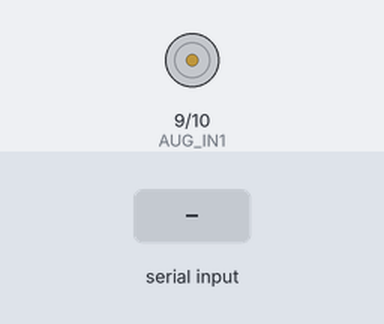
The sketch below on a simulated Arduino Uno, built with avr-gcc and run on an emulated ATmega328P. Parts: motor-driver pin pairs drawn as motors (green arrow = first pin HIGH = forward, orange = second pin HIGH = backward, longer = more drive, scaled by the enable pin). The inputs (shaded band) are chosen by the test bench. What the sketch prints to the serial monitor is not drawn.

Above: at 1.2 s.
1.3 s: "G:1\n" received over Serial
At 2.1 s:
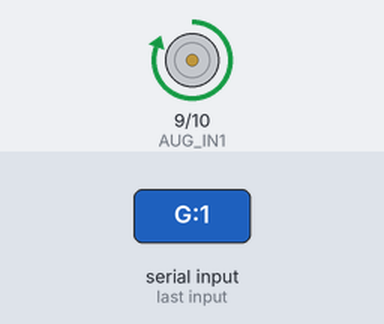
2.8 s: "G:2\n" received over Serial
At 3.3 s:
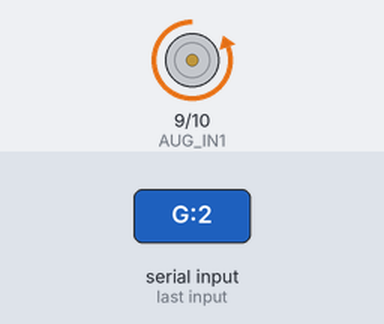
4.3 s: "G:3\n" received over Serial
At 5.5 s:
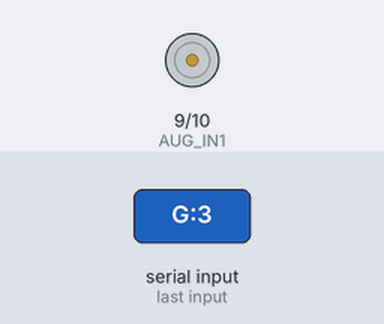
5.8 s: "G:4\n" received over Serial
At 6.8 s:
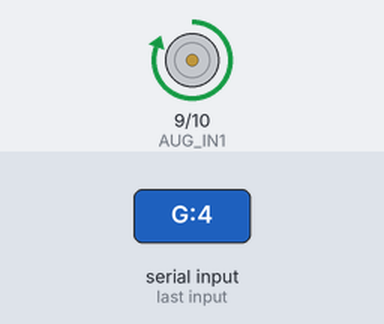
7.3 s: "2" received over Serial
At 7.9 s:
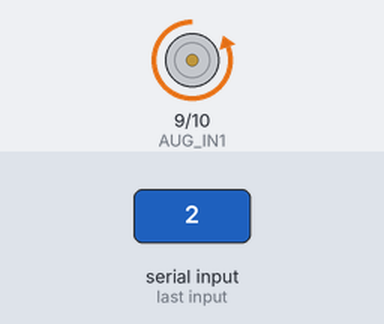
8.8 s: "0" received over Serial
At 10.2 s:
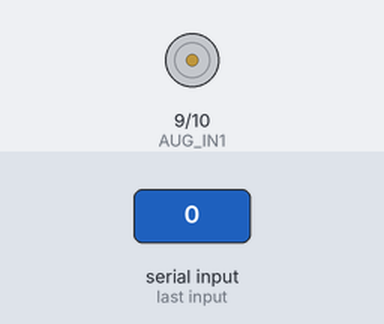
Timing chart, 0 to 11.3 s (numbered marks = the images above; inputs shaded):
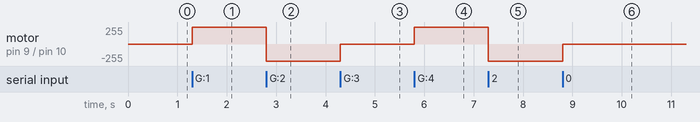

The sketch:

auger_control.ino
```cpp
// === auger_control.ino ===
// ⚙️ โมดูลควบคุมมอเตอร์เกลียวลำเลียง (Auger) สำหรับป้อนอาหารปลา

// กำหนดขาที่ใช้ควบคุมมอเตอร์เกลียวลำเลียง
#define AUG_ENA 8    // PWM ควบคุมความเร็ว
#define AUG_IN1 9    // ทิศทางเดินหน้า
#define AUG_IN2 10   // ทิศทางถอยหลัง

// ตัวแปรสถานะของโหลด auger
bool augerUsedLoad = false;
bool freezeBattery = false;
unsigned long augerStopTime = 0;

// === ฟังก์ชันควบคุมเกลียวลำเลียงตามคำสั่งจาก Serial ===
void handleAugerCommand(char cmd) {
  if (cmd == '1') {
    digitalWrite(AUG_IN1, HIGH);
    digitalWrite(AUG_IN2, LOW);
    analogWrite(AUG_ENA, 200);  // เดินหน้าที่ความเร็วประมาณ 78%
    augerUsedLoad = true;
    freezeBattery = true;
    augerStopTime = millis();
    Serial.println("Auger เดินหน้า");
  }
  else if (cmd == '2') {
    digitalWrite(AUG_IN1, LOW);
    digitalWrite(AUG_IN2, HIGH);
    analogWrite(AUG_ENA, 200);  // ถอยหลัง
    augerUsedLoad = true;
    freezeBattery = true;
    augerStopTime = millis();
    Serial.println("Auger ถอยหลัง");
  }
  else if (cmd == '0') {
    analogWrite(AUG_ENA, 0);    // หยุด PWM
    augerUsedLoad = false;
    freezeBattery = false;
    augerStopTime = millis();
    Serial.println("Auger หยุด");
  }
  else if (cmd >= '3' && cmd <= '6') {
    // ปรับความเร็วเดินหน้าตามระดับ
    int speeds[] = {64, 128, 192, 255};  // 25%, 50%, 75%, 100%
    int speedIndex = cmd - '3';          // แปลง '3'-'6' เป็น index 0-3

    digitalWrite(AUG_IN1, HIGH);
    digitalWrite(AUG_IN2, LOW);
    analogWrite(AUG_ENA, speeds[speedIndex]);
    augerUsedLoad = true;
    freezeBattery = true;
    augerStopTime = millis();

    Serial.print("Auger เดินหน้าความเร็ว ");
    Serial.print((speeds[speedIndex] * 100) / 255);
    Serial.print("% (PWM ");
    Serial.print(speeds[speedIndex]);
    Serial.println(")");
  }
}

// === ฟังก์ชันตั้งค่า PIN สำหรับ auger motor ===
void initAugerControl() {
  pinMode(AUG_ENA, OUTPUT);
  pinMode(AUG_IN1, OUTPUT);
  pinMode(AUG_IN2, OUTPUT);
  analogWrite(AUG_ENA, 0);  // เริ่มต้นหยุดไว้ก่อน
}

// === ฟังก์ชัน setup() และ loop() พร้อมใช้งาน ===
void setup() {
  Serial.begin(115200);
  initAugerControl();
  Serial.println("Auger control system ready.");
  Serial.println("Serial control commands:");
  Serial.println("  Press 1 = Run forward (default speed)");
  Serial.println("  Press 2 = Run backward (default speed)");
  Serial.println("  Press 3 = Forward 25% speed");
  Serial.println("  Press 4 = Forward 50% speed");
  Serial.println("  Press 5 = Forward 75% speed");
  Serial.println("  Press 6 = Forward 100% speed");
  Serial.println("  Press 0 = Stop auger");
}

void loop() {
  if (Serial.available()) {
    char cmd = Serial.read();
    handleAugerCommand(cmd);
  }
}

/*
📡 เชื่อมต่อกับ Web App:
- Web App ส่ง Serial Command เช่น "G:1\n", "G:2\n", "G:3\n", "G:4\n", "G:5\n", "G:6\n", "G:0\n"
- Arduino ฝั่งรับ:
    if (input.startsWith("G:")) {
        char ch = input.charAt(2);
        handleAugerCommand(ch);
    }
- Commands: 1=Default Forward, 2=Backward, 3-6=Forward with Speed Control, 0=Stop
*/

// === INTEGRATION NOTES FOR FISH FEEDER IOT SYSTEM ===
//
// 🎯 JSON OUTPUT FORMAT (REAL DATA ONLY - NO MOCKUP):
// {
//   "auger_status": getAugerState(),         // String - "forward", "backward", "stop"
//   "auger_used_load": augerUsedLoad,       // bool - มีการใช้โหลด
//   "auger_speed": 200,                     // int - ความเร็ว PWM (0-255)
//   "auger_pwm": analogRead(AUG_ENA),       // int - ค่า PWM ปัจจุบัน
//   "freeze_battery": freezeBattery,        // bool - ระงับแสดงแบตเตอรี่
//   "auger_stop_time": augerStopTime,       // unsigned long - เวลาหยุดล่าสุด
//   "timestamp": millis()                   // unsigned long - เวลาอ่านค่า
// }
//
// ⚙️ AUGER FEEDING SYSTEM:
// - Screw conveyor motor control
// - Bidirectional operation (forward/backward)
// - PWM speed control (default 200/255 = 78%)
// - Precision food dispensing
//
// 📡 SERIAL COMMANDS (FROM PI SERVER):
// - "G:1" = เดินหน้า default (dispense food at 78%)
// - "G:2" = ถอยหลัง (reverse/clear jam)
// - "G:3" = เดินหน้า 25% (slow feed)
// - "G:4" = เดินหน้า 50% (medium feed)
// - "G:5" = เดินหน้า 75% (fast feed)
// - "G:6" = เดินหน้า 100% (max feed)
// - "G:0" = หยุด (stop feeding)
// - Response: JSON status กลับไปยัง Pi
//
// 🌐 WEB DASHBOARD INTEGRATION:
// - ปุ่มให้อาหาร (Feed Now) พร้อม speed slider
// - ปุ่มกลับทิศ (Clear Jam)
// - แสดงสถานะการให้อาหาร
// - จำนวนอาหารที่ให้ (กรัม)
// - Speed Control: 25%, 50%, 75%, 100%
//
// 🔄 PI SERVER INTEGRATION:
// - รับข้อมูลผ่าน Serial (115200 baud)
// - ส่งไป Firebase: /fish-feeder-system/controls/auger/
// - Weight-based feeding control
// - Scheduled feeding automation
//
// 🐟 FISH FEEDING FEATURES:
// - ควบคุมปริมาณอาหาร (ใช้คู่กับ weight sensor)
// - Auto feed ตามตารางเวลา
// - Emergency stop ถ้าอาหารติด
// - Speed adjustment ตามชนิดอาหาร
//
// 🕐 TIMING & SAFETY:
// - Auto timeout หลัง 10 วินาที (ป้องกันอาหารมากเกินไป)
// - Jam detection ด้วย current sensing
// - Backward rotation เพื่อแก้การติด
// - Feed history logging
//
// ⚠️ IMPORTANT - NO MOCKUP DATA:
// - ใช้เฉพาะสถานะจริงจาก motor driver
// - ไม่สร้างข้อมูลปลอมหรือทดสอบ
// - Error handling: ถ้า motor เสีย ให้ส่งค่า error
// - Critical: มี overcurrent protection และ jam detection
//
// 🚀 ARDUINO JSON COMMUNICATION WITH RASPBERRY PI 4:
// - #include <ArduinoJson.h> สำหรับ JSON processing
// - Pi → Arduino: {"command": "dispense_food", "speed": 75, "duration": 5000} หรือ {"command": "stop_auger"}
// - Arduino → Pi: {"auger_status": "running", "current_speed": 75, "steps_completed": 1200, "timestamp": 12345}
// - Pi Serial Commands: 115200 baud, newline terminated
// - Bi-directional communication สำหรับ precision food dispensing และ automated feeding schedules
```

Measured:
- after the input at 1.3 s, motor on pin 9 (AUG_IN1) / pin 10 (AUG_IN2): stopped → forward 255/255 at once
- after the input at 2.8 s, motor on pin 9 (AUG_IN1) / pin 10 (AUG_IN2): forward 255/255 → backward 255/255 at once
- after the input at 4.3 s, motor on pin 9 (AUG_IN1) / pin 10 (AUG_IN2): backward 255/255 → stopped at once
- after the input at 5.8 s, motor on pin 9 (AUG_IN1) / pin 10 (AUG_IN2): stopped → forward 255/255 at once
- after the input at 7.3 s, motor on pin 9 (AUG_IN1) / pin 10 (AUG_IN2): forward 255/255 → backward 255/255 at once
- after the input at 8.8 s, motor on pin 9 (AUG_IN1) / pin 10 (AUG_IN2): backward 255/255 → stopped at once
